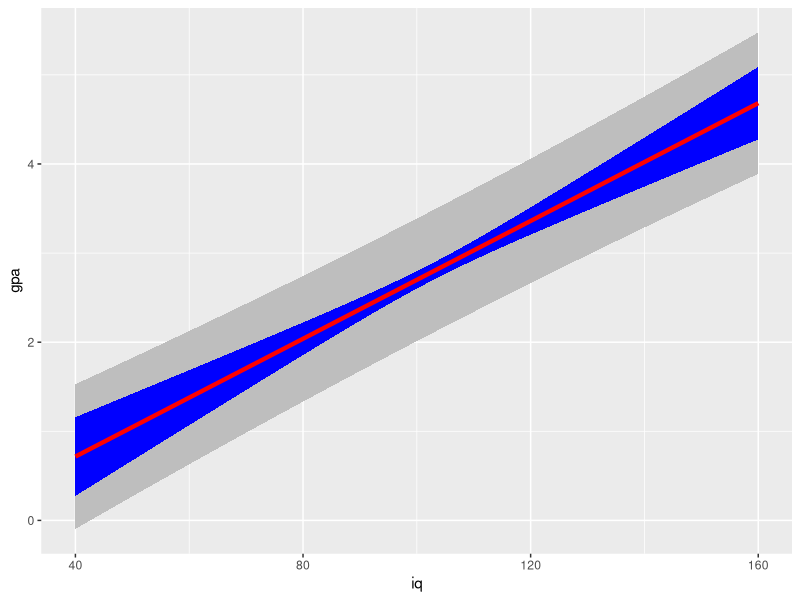

Recreate this plot in R.
## ---- chunk 1
library(ggplot2)
IQ = rnorm(50, 100, 15)
GPA = pmax(1, pmin(4.3, round((IQ-100)/15*0.5+2.8+rnorm(length(IQ),0,0.7), 1)))
iq.gpa = data.frame(iq=IQ, gpa=GPA)
g1 = ggplot(iq.gpa, aes(iq,gpa))+
      geom_point(size=2)

( lm.fit = lm(data = iq.gpa, gpa~iq) )
## ---- chunk 2
predict(lm.fit, newdata = data.frame(iq=160), se.fit = T, interval = "confidence", level=0.95)
## ---- chunk 3
n = nrow(iq.gpa)
m.x = mean(iq.gpa$iq)
m.y = mean(iq.gpa$gpa)
s.x = sd(iq.gpa$iq)
s.y = sd(iq.gpa$gpa)
r.xy = cor(iq.gpa$iq, iq.gpa$gpa)
b1 = r.xy*s.y/s.x
b0 = m.y - b1*m.x
s.e = sqrt(sum((iq.gpa$gpa - (iq.gpa$iq*b1 + b0))^2)/(n-2))

new.x = 160
s.yhat.x = function(new.x){s.e*sqrt(1/n + (new.x - m.x)^2/(s.x^2*(n-1)))}
( s.yhat.160 = s.yhat.x(new.x) )
t.crit = qt((1-0.95)/2,n-2)
y.hat = b0 + b1*new.x
( y.hat + c(1,-1)*t.crit*s.yhat.x(new.x) )
## ---- chunk 4
predict(lm.fit, newdata = data.frame(iq=160), se.fit = T, interval = "predict", level=0.95)
## ---- chunk 5
new.x = 160
s.y.x = function(new.x){sqrt(s.e^2 + s.yhat.x(new.x)^2)}
( s.y.160 = s.y.x(new.x) )
t.crit = qt((1-0.95)/2,n-2)
y.hat = b0 + b1*new.x
( y.hat + c(1,-1)*t.crit*s.y.x(new.x) )
## ---- chunk 6
iq = seq(40,160)
y.x = function(x){b0+b1*x}
t.crit = qt(0.05,n-2)
pred.df = data.frame(iq=iq,
                     gpa = y.x(iq),
                     s.yhat.x = s.yhat.x(iq),
                     s.y.x = s.y.x(iq))
ggplot(pred.df, aes(x=iq, y=gpa))+
  geom_ribbon(aes(ymax=gpa+s.y.x, ymin=gpa-s.y.x), fill="gray")+
  geom_ribbon(aes(ymax=gpa+s.yhat.x, ymin=gpa-s.yhat.x), fill="blue")+
  geom_line(aes(x=iq, y=gpa), color="red", size=1.5)
